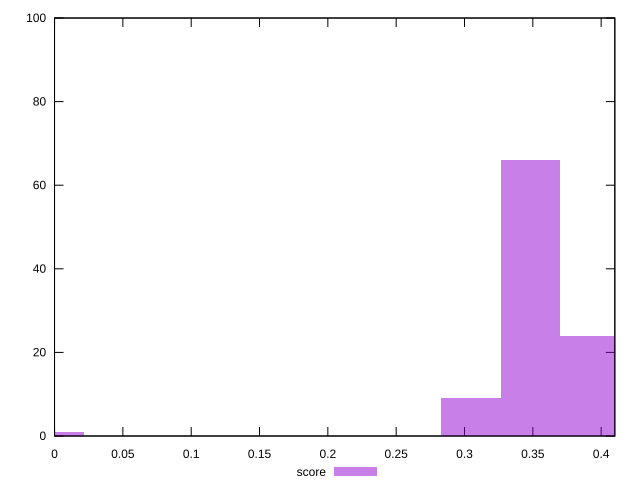

Write gnuplot code to recreate this figure.
reset

$score <<EOF
0 1
0.3481085215830025 66
0.3045949563851272 9
0.3916220867808778 24
EOF

set key outside below
set boxwidth 0.04351356519787531
set xrange [0:0.41]
set yrange [0:100]
set trange [0:100]
set style fill transparent solid 0.5 noborder
set terminal svg size 640, 490 enhanced background rgb 'white'
set output "report_00020_2021-02-19T21:17:38.612Z2/unused-javascript/samples/pages+cached/score/histogram.svg"

plot $score title "score" with boxes

reset
